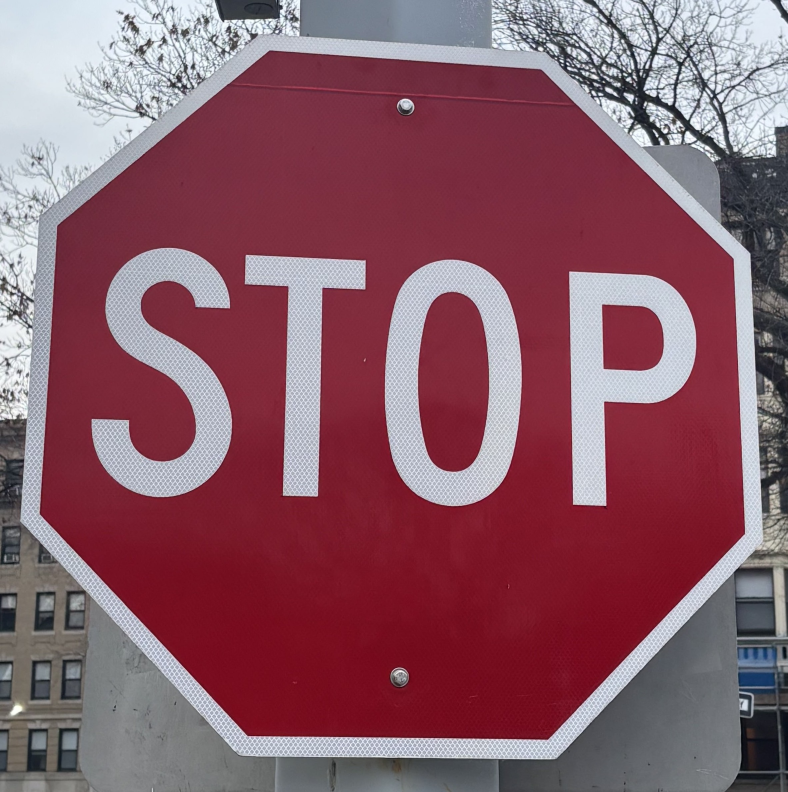
#> input picture reference.jpg, 2363 x 2375 px (shown at 1/3 size)
$ python Detector-Function.py
#> lines starting #> are read from the running program, lines starting #| are printed output that depends on the picture
import cv2
import numpy as np
import os
import shutil

# creates output images folder/clears old one
output_root = "output-images"

if os.path.exists(output_root):
    shutil.rmtree(output_root)

os.makedirs(output_root)

# loads reference image
reference_path = "reference.jpg"
ref_img = cv2.imread(reference_path)
#> ref_img is the input picture: shape (2375, 2363, 3); mean B, G, R 104, 91.5, 136.9
max_dim = 500
h, w = ref_img.shape[:2]
#> h = 2375; w = 2363

# resizes output image to be smaller & adds gaussian blur
scale = max_dim / max(h, w)
#> scale = 0.211
if scale < 1:
    ref_img = cv2.resize(ref_img, (int(w * scale), int(h * scale)))
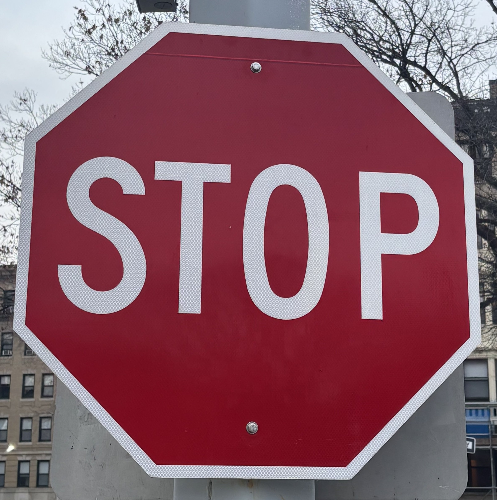
#> ref_img: shape (500, 497, 3); mean B, G, R 103.9, 91.4, 136.9
ref_img = cv2.GaussianBlur(ref_img, (3,3), 0)

if ref_img is None:
    raise ValueError("Error: cannot load reference image. Check the file path!")

ref_gray = cv2.cvtColor(ref_img, cv2.COLOR_BGR2GRAY)
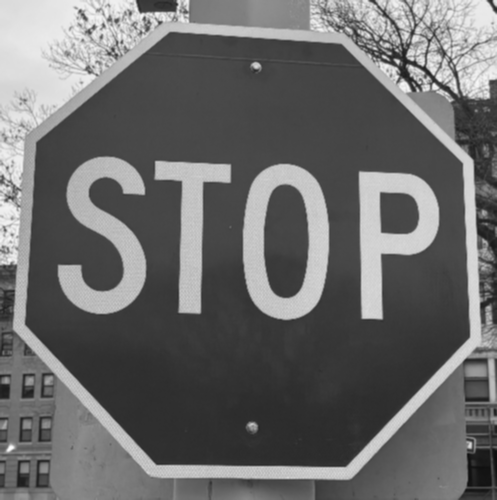
#> ref_gray: shape (500, 497); min 14, max 254, mean 106.5

# loads ORB features
orb = cv2.ORB_create(nfeatures=2000)
kp1, des1 = orb.detectAndCompute(ref_gray, None)
#> kp1 = 1294 keypoints; strongest (x, y, size): (424, 66, 37.2), (423, 66, 44.6), (424, 67, 31), (434, 84, 31)
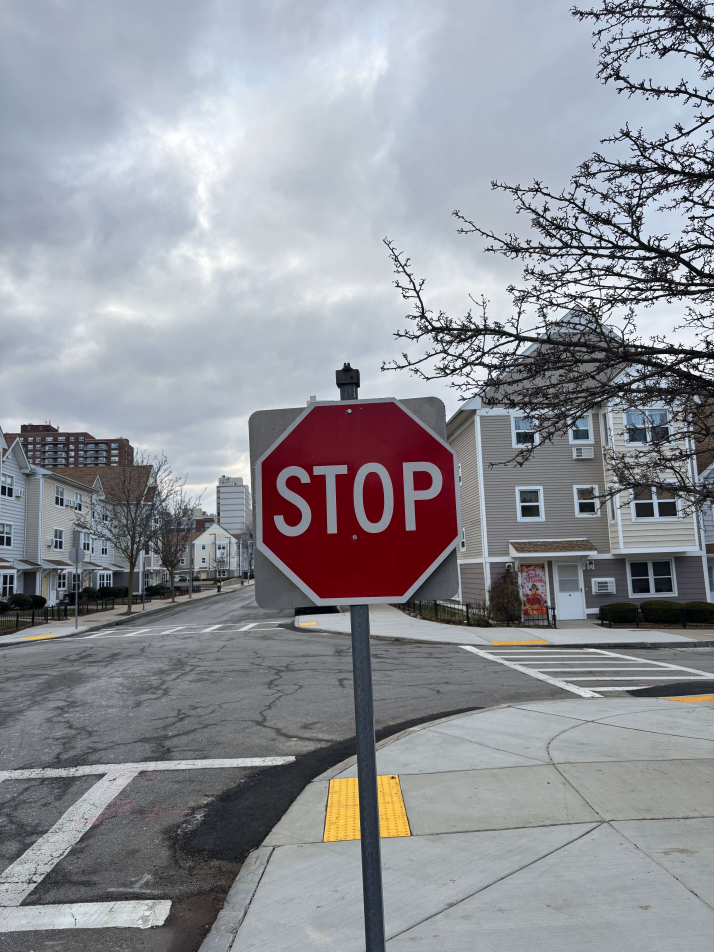
#> input picture stop-close/IMG_2723 (1).jpg, 4284 x 5712 px (shown at 1/6 size)
#> further down, test_img is the input picture: shape (5712, 4284, 3); mean B, G, R 152.2, 145.7, 144.1

# stop sign detection function takes in a test image & returns output, true/false if it was detected, & number of inliers
def detect_stop_sign(test_img):

    # resizes test image & adds gaussian noise just like reference image
    max_dim = 500
    h, w = test_img.shape[:2]
#> h = 5712; w = 4284
    scale = max_dim / max(h, w)
#> scale = 0.0875
    if scale < 1:
        test_img = cv2.resize(test_img, (int(w * scale), int(h * scale)))
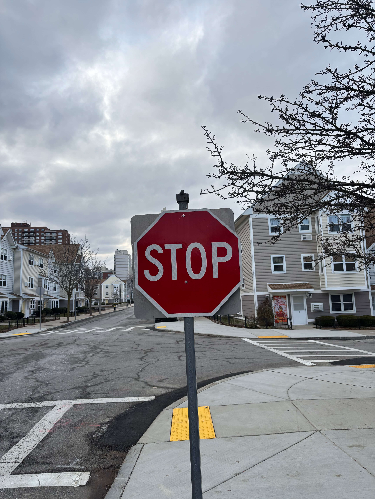
#> test_img: shape (499, 375, 3); mean of channels 0, 1, 2 152, 145.5, 143.9; drawn as B, G, R
    test_img = cv2.GaussianBlur(test_img, (3, 3), 0)
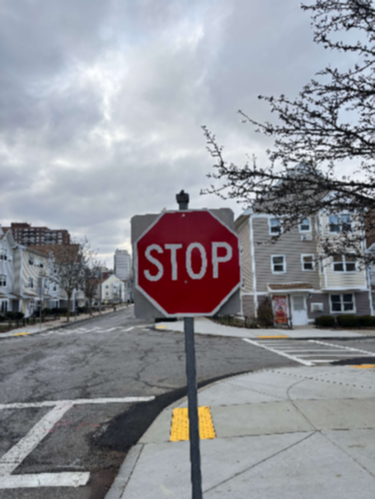
#> test_img: shape (499, 375, 3); mean of channels 0, 1, 2 152, 145.5, 143.9; drawn as B, G, R

    test_gray = cv2.cvtColor(test_img, cv2.COLOR_BGR2GRAY)
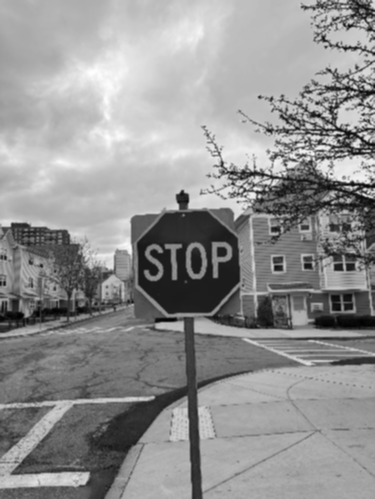
#> test_gray: shape (499, 375); min 2, max 254, mean 145.8

    # extracts ORB features from test image
    kp2, des2 = orb.detectAndCompute(test_gray, None)
#> kp2 = 1925 keypoints; strongest (x, y, size): (257, 192, 31), (182, 195, 64.3), (337, 129, 31), (258, 196, 37.2)
    if des2 is None:
        output = test_img.copy()
        cv2.putText(output, "NOT DETECTED", (30, 50),
                    cv2.FONT_HERSHEY_SIMPLEX, 1.5, (0,0,255), 3)

        return output, False, 0

    # matches descriptors using brute force matching function and comparing hamming distances
    bf = cv2.BFMatcher(cv2.NORM_HAMMING, crossCheck=True)
    matches = bf.match(des1, des2)
#> matches = 399 matches
    matches = sorted(matches, key=lambda x: x.distance)
    good_matches = matches[:40]
#> good_matches = 40 matches

    # extracts point coordinates
    ref_pts = np.float32([kp1[m.queryIdx].pt for m in good_matches]).reshape(-1,1,2)
#> ref_pts = 40 rows, first 8: [155.5, 177.1], [155.5, 176.3], [415.5, 204], [378, 66], [458.4, 96], [47.52, 423.4], [363.3, 316], [226.4, 179.2]
    test_pts = np.float32([kp2[m.trainIdx].pt for m in good_matches]).reshape(-1,1,2)
#> test_pts = 40 rows, first 8: [189, 207], [117, 296.1], [178, 205], [107.5, 262.8], [226, 168], [236, 173], [331, 167], [180, 329.8]

    # computes homography & inliers
    H, mask = cv2.findHomography(ref_pts, test_pts, cv2.RANSAC, 5.0)
#> H = [[-0.785, 0.414, 292.2], [-0.363, 0.214, 164.7], [-0.00246, 0.00148, 1]]; mask = 40 values, max 1 at index 2, min 0 at index 0, mean 0.175
    inliers = mask.ravel().tolist().count(1) if mask is not None else 0
#> inliers = 7
    print("Inliers:", inliers)
#| Inliers: 7

    # sets inlier detection threshold
    if H is None or inliers < 9:
        output = test_img.copy()
        cv2.putText(output, "NOT DETECTED", (30, 50),
                    cv2.FONT_HERSHEY_SIMPLEX, 1.5, (0,0,255), 3)
        cv2.putText(output, "Matches:" + str(inliers), (30, 90),
                    cv2.FONT_HERSHEY_SIMPLEX, 1.5, (0, 0, 255), 3)
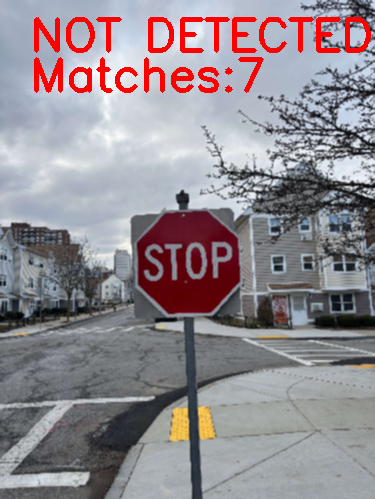
#> output: shape (499, 375, 3); mean of channels 0, 1, 2 144.1, 138.1, 146.5; drawn as B, G, R
        return output, False, inliers

    # Draw bounding box
    h, w = ref_gray.shape
    corners = np.float32([[0,0],[w,0],[w,h],[0,h]]).reshape(-1,1,2)
    projected = cv2.perspectiveTransform(corners, H)

    # creates a copy of the image and returns it as output
    output = test_img.copy()
    cv2.polylines(output, [np.int32(projected)], True, (191,64,191), 3)
    cv2.putText(output, "DETECTED", (30, 50),
                cv2.FONT_HERSHEY_SIMPLEX, 1.5, (0,255,0), 3)
    cv2.putText(output, "Matches:" + str(inliers), (30, 90),
                cv2.FONT_HERSHEY_SIMPLEX, 1.5, (0, 0, 255), 3)

    return output, True, inliers


# Processes through folders & computes accuracy
folders = {
    "stop-close": "stop-close",
    "stop-angle": "stop-angle",
    "stop-far":   "stop-far",
    "no-stop":    "no-stop",
    "other-sign": "other-sign"
}

results = {}

# Loops through each folder and all images within the folder
for folder_name, folder_path in folders.items():
    print("\nProcessing folder:", folder_name)

    total_images = 0
    correct = 0

    # creates subfolder inside output-images
    save_folder = os.path.join(output_root, folder_name)
    os.makedirs(save_folder, exist_ok=True)

    for filename in os.listdir(folder_path):
        if filename.lower().endswith((".jpg", ".jpeg")):

            total_images += 1
            img_path = os.path.join(folder_path, filename)

            test_img = cv2.imread(img_path)
            if test_img is None:
                print("Could not load:", img_path)
                continue

            # --- RUN DETECTION ---
            output_img, detected, inliers = detect_stop_sign(test_img)
#> detected = False; inliers = 7

            # --- SAVE TO output-images/<folder>/ ---
            name, ext = os.path.splitext(filename)
            save_path = os.path.join(save_folder, f"{name}_output{ext}")
            cv2.imwrite(save_path, output_img)

            # --- ACCURACY CALC ---
            if folder_name in ["no-stop", "other-sign"]:
                # Should NOT detect
                if not detected:
                    correct += 1
            else:
                # Should detect
                if detected:
                    correct += 1

            print(f"   {filename}: {'DETECTED' if detected else 'NOT DETECTED'} (inliers={inliers})")
#|    IMG_2723 (1).jpg: NOT DETECTED (inliers=7)
#> (the run stopped early here; a loop or call above may not have finished)
